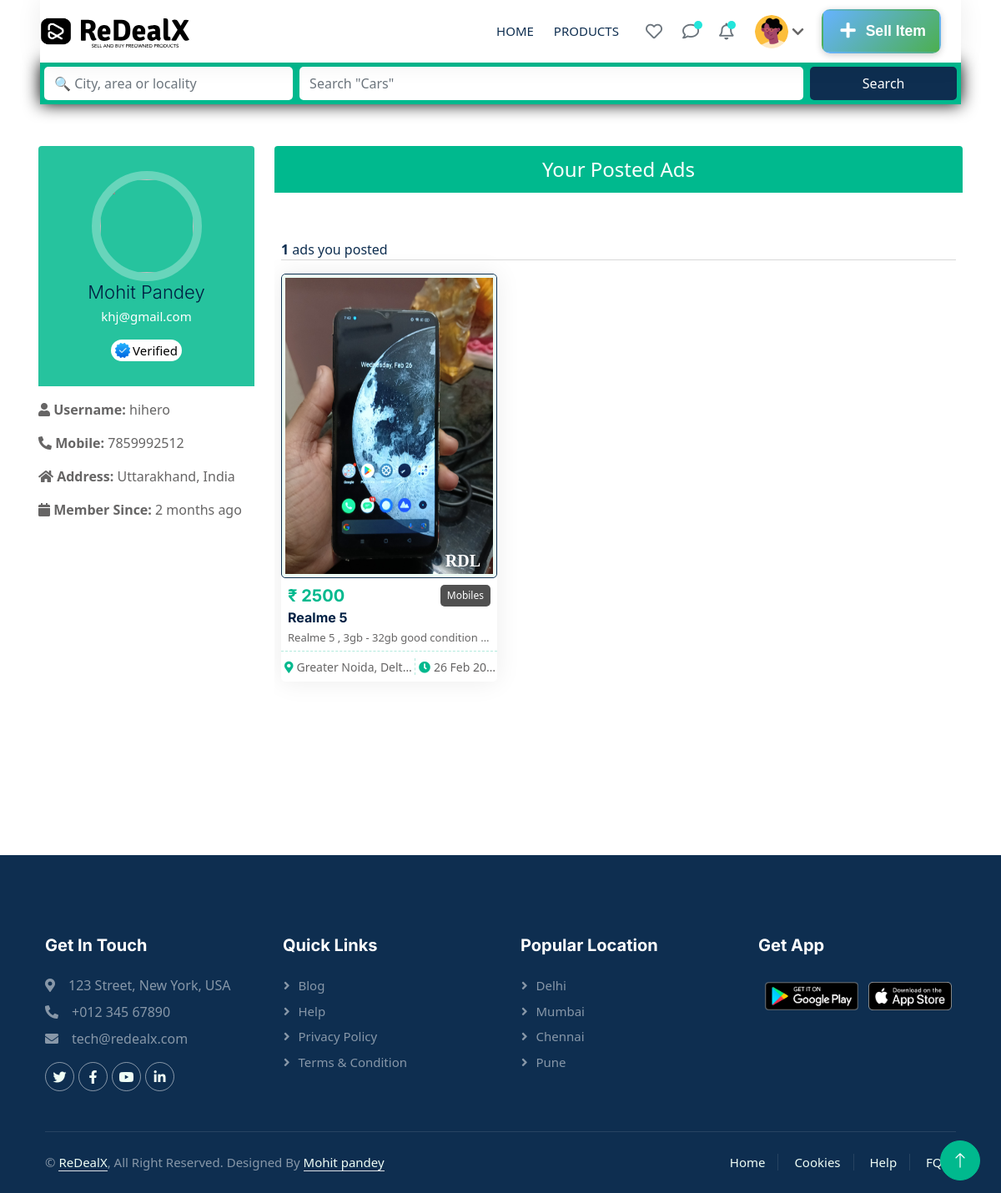
Screenshot of /profile?-page&view-details/ (signed in) with the database file from the repository.
### home/models.py (models this page shows, shortened)
class CustomUser(AbstractUser):
    phone_number = models.IntegerField(unique=True, blank=True, null=True)
    address = models.TextField(blank=True, null=True)
    profile_picture = models.ImageField(upload_to='user_profiles/', blank=True, null=True)
    email = models.EmailField(default='', max_length=254, null=True, blank=True)
    is_verified = models.BooleanField(default=False)
    created_at = models.DateTimeField(auto_now_add=True)

class Product(models.Model):
    brand = models.CharField(max_length=200, default='', blank=True)
    title = models.CharField(max_length=200)
    description = models.TextField()
    price = models.IntegerField()
    location = models.TextField(default='', blank=True)
    created_at = models.DateTimeField(auto_now_add=True)
    updated_at = models.DateTimeField(auto_now=True)
    seller = models.ForeignKey(CustomUser, on_delete=models.CASCADE, related_name='products')  # Added related_name
    category = models.ForeignKey(Category, related_name='products', on_delete=models.SET_NULL, null=True, blank=True)
    slug = models.SlugField(unique=True, blank=True)
    condition_choices = [
        ('new', 'New'),
        ('used', 'Used'),
    ]
    condition = models.CharField(max_length=20, choices=condition_choices, default='used')
    views = models.IntegerField(default=0, null=True, blank=True)
    likes = models.IntegerField(default=0, null=True, blank=True)

class ProductImages(models.Model):
    product = models.ForeignKey(Product, on_delete=models.CASCADE, related_name='images')  # Added related_name
    image1 = models.ImageField(upload_to=user_directory_path, blank=True, null=True)
    image2 = models.ImageField(upload_to=user_directory_path, blank=True, null=True)
    image3 = models.ImageField(upload_to=user_directory_path, blank=True, null=True)
    image4 = models.ImageField(upload_to=user_directory_path, blank=True, null=True)
    user = models.ForeignKey(CustomUser, on_delete=models.CASCADE, related_name='uploaded_images')  # Added related_name

class Category(models.Model):
    name = models.CharField(max_length=100, unique=True)
    description = models.TextField(blank=True, null=True)
    created_at = models.DateTimeField(auto_now_add=True)
    updated_at = models.DateTimeField(auto_now=True)
    catagory_icon_FS = models.CharField(max_length=100, blank=True, null=True, default='')
    def __str__(self):
        return self.name

### home/views.py (the view)
# urls.py: path('profile?-page&view-details/', views.profilePage, name="profilePage"),
@login_required
def profilePage(request):
    if 'address' in request.GET or 'prod' in request.GET:
        search_results = search_products(request)
        if search_results.exists():
            return render(request, "allProducts.html", {'products': search_results})
        else:
            return render(request, "allProducts.html")
    auth_response = handle_user_auth(request)
    if auth_response:
        return auth_response
    product_ads = Product.objects.filter(seller=request.user).prefetch_related('images')
    user_wishlist = []
    notifications = ''
    if request.user.is_authenticated:
        user_wishlist = WishlistItem.objects.filter(user=request.user).values_list('product_id', flat=True)
        notifications = Notification.objects.filter(user=request.user, is_read=False).order_by('-created_at')
    context = {'products': product_ads, 'user_wishlist': list(user_wishlist), 'notifications': notifications}
    return render(request, 'profilePage.html', context)

### home/templatetags/custom_filters.py (called while the page is built)
@register.filter
def custom_timesince(value):
    if not value:
        return ""
    time_difference = now() - value
    if time_difference < timedelta(hours=1):
        minutes = time_difference.seconds // 60
        return f"{minutes} min ago"
    elif time_difference < timedelta(days=1):
        hours = time_difference.seconds // 3600
        return f"{hours} hr ago"
    elif time_difference < timedelta(days=30):
        days = time_difference.days
        return f"{days} days ago"
    elif time_difference < timedelta(days=365):
        months = time_difference.days // 30
        return f"{months} month{'s' if months > 1 else ''} ago"
    else:
        years = time_difference.days // 365
        return f"{years} year{'s' if years > 1 else ''} ago"

### home/templates/profilePage.html (shortened to what this page needs)
{% extends 'base.html' %}
{% load static %}
{% load custom_filters %}
{% block css %}
  <link rel="stylesheet" href="{% static 'Css/profilePage.css' %}" />
{% endblock %}
{% block body %}
  {% include 'navbar.html' %}
  <div class="container p-3 bootstrap snippets bootdey">
    <div class="row">
      <div class="profile-nav col-md-3">
        <div class="panel">
          <div class="user-heading round">
            <a><img src="https://static.vecteezy.com/system/resources/previews/026/418/808/large_2x/man-head-user-profile-character-free-png.png" alt="" /></a>
            <h1>{{ user.first_name }} {{ user.last_name }}</h1>
            <p>{{ user.email }}</p>
            <div style="display: flex;justify-content: center;align-items: center;background-color:rgb(255, 255, 255);width: 80px;margin: auto;border-radius: 25px;padding: 1px 44px 1px 41px; color: black;">
              {% if user.is_verified %}
                <img width="24px" src="{% static 'img/approved.png' %}" alt="" />
                <p class="p-0 m-0">Verified</p>
              {% endif %}
            </div>
          </div>
          <div class="details mt-3">
            <p class="text-muted-custom">
              <strong><i class="fas fa-user"></i> Username:</strong> {{ user.username }}
            </p>
            <p class="text-muted-custom">
              <strong><i class="fas fa-phone-alt"></i> Mobile:</strong> {{ user.phone_number }}
            </p>
            <p class="text-muted-custom">
              <strong><i class="fas fa-home"></i> Address:</strong> {{ user.address }}
            </p>
            <p class="text-muted-custom">
              <strong><i class="fas fa-calendar"></i> Member Since:</strong> {{ user.created_at|custom_timesince }}
            </p>
          </div>
        </div>
      </div>
      <div class="profile-info p-e col-md-9">
        <div class="panel">
          <div class="bio-graph-heading">Your Posted Ads</div>
        </div>
        <div style="overflow: auto; height: 60vh;">
          <div class="container-xxl py-5 px-0">
            <div class="container p-2">
              {% if products %}
                <div class="totalads">
                  <p class="mb-0 text-dark">
                    <b>{{ products.count }}</b> ads you posted
                  </p>
                </div>
                <hr class="mb-3 mt-0" />
                <div class="tab-content">
                  <div id="tab-1" class="tab-pane p-0 fade show active">
                    <div class="row g-3">
                      {% for product in products %}
                        <div class="col-lg-4 col-6 col-sm-6 col-md-4" data-wow-delay="0.1s">
                          <div class="property-item rounded overflow-hidden">
                            <div class="position-relative overflow-hidden">
                              <p style="position: absolute; bottom: -10px;right: 20px;font-size: 20px;font-weight: 900;color: white;font-family: cursive;mix-blend-mode: color-dodge;">RDL</p>
                              <a href="{% url 'viewproduct' product.slug %}"><img class="img-thumbnail prodimg border-1 border-dark" src="{{ product.images.first.image1.url }}" alt="Product Image" onerror="src='{% static 'img/onerrorimage.webp' %}'" /></a>
                            </div>
                            <a href="{% url 'viewproduct' product.slug %}">
                              <div class="p-2 pb-0">
                                <div style="display: flex;justify-content: space-between; align-items: center;">
                                  <h5 class="priceelemnt text-primary mb-1">₹ {{ product.price }}</h5>
                                  <p class="categoryp px-2 py-1 rounded mb-1">{{ product.category|truncatechars:8 }}</p>
                                </div>
                                <a class="titleitem d-block h6 mb-1" href="{% url 'viewproduct' product.slug %}">{{ product.title|slice:':30' }}</a>
                                <p class="descitem">{{ product.description|slice:':45' }}...</p>
                              </div>
                            </a>
                            <div class="d-flex border-top py-2">
                              <small class="flex-fill text-center border-end"><i class="fa fa-map-marker-alt text-primary mx-1"></i>{{ product.location|slice:':20' }}...</small>
                              <small class="flex-fill text-center"><i class="fa fa-clock text-primary mx-1"></i>{{ product.created_at|date:'d M Y' }}</small>
                            </div>
                          </div>
                        </div>
                      {% endfor %}
                    </div>
                  </div>
                </div>
              {% endif %}
            </div>
          </div>
        </div>
      </div>
    </div>
  </div>
{% endblock %}

### static/Css/index.css (style rules this page uses)
:root { --primary: #00B98E; --secondary: #FF6922; --light: #EFFDF5; --dark: #0E2E50; }
* { font-family: system-ui, -apple-system, BlinkMacSystemFont, 'Segoe UI', Roboto, Oxygen, Ubuntu, Cantarell, 'Open Sans', 'Helvetica Neue', sans-serif; }
:root { --gradient-percent: 0%; }
.property-item { box-shadow: 0 0 30px rgba(0, 0, 0, .08); }
.property-item img { transition: .5s; }
.property-item .border-top { border-top: 1px dashed rgba(0, 185, 142, .3) !important; }
.property-item .border-end { border-right: 1px dashed rgba(0, 185, 142, .3) !important; }
small { height: 20px; white-space: nowrap; overflow: hidden; text-overflow: ellipsis; }
.prodimg { height: 30vh; width: 100%; }
.categoryp { font-size: 12px; background-color: #505050; color: white; white-space: nowrap; overflow: hidden; text-overflow: ellipsis; }
.descitem { font-size: 13px; white-space: nowrap; overflow: hidden; text-overflow: ellipsis; margin: 5px 0px; }

### static/Css/profilePage.css (style rules this page uses)
.profile-nav, .profile-info { margin-top: 30px; }
.profile-nav .user-heading { background: #00b98ed9; color: #fff; border-radius: 4px 4px 0 0; -webkit-border-radius: 4px 4px 0 0; padding: 30px; text-align: center; }
.profile-nav .user-heading.round a { border-radius: 50%; -webkit-border-radius: 50%; border: 10px solid rgba(255, 255, 255, 0.3); display: inline-block; }
.profile-nav .user-heading a img { width: 112px; height: 112px; border-radius: 50%; -webkit-border-radius: 50%; }
.profile-nav .user-heading h1 { font-size: 22px; font-weight: 300; margin-bottom: 5px; }
.profile-nav .user-heading p { font-size: 15px; }
.bio-graph-heading { background: var(--primary); color: #fff; text-align: center; padding: 10px; border-radius: 4px 4px 0 0; -webkit-border-radius: 4px 4px 0 0; font-size: 1.5rem; font-weight: 500; }

### rows the page displays
CustomUser: first_name "Mohit", last_name "Pandey", email "khj@gmail.com", username "hihero", phone_number "7859992512", address "Uttarakhand, India", created_at|custom_timesince "2 months ago"
Product: images.first.image1 (picture), price "2500", category "Mobiles", title "Realme 5", description "Realme 5 , 3gb - 32gb good condition…", location "Greater Noida, Delt…", created_at "26 Feb 20…"

### other values shown
{{ products.count }} "1"
